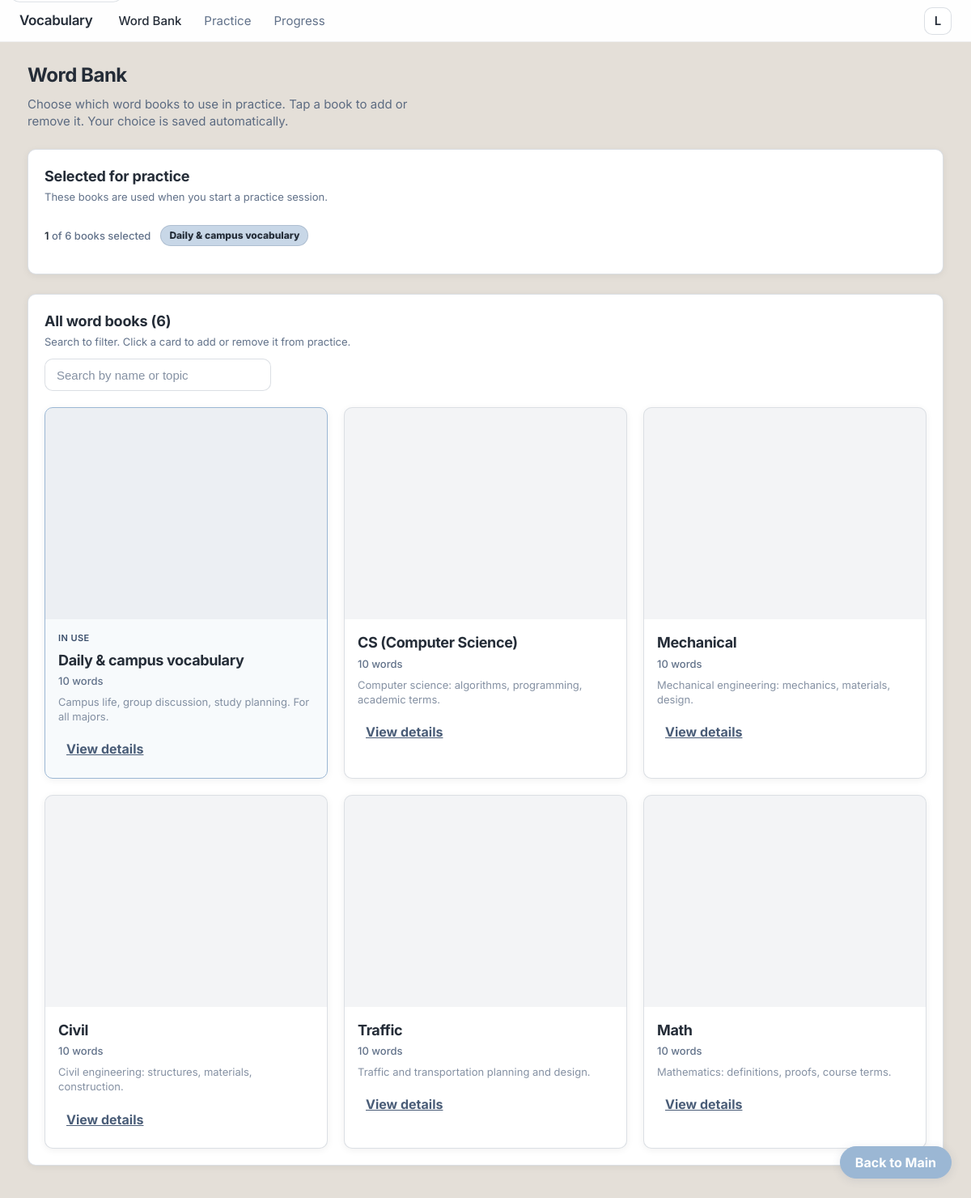
The app's page /wordbank.php with its own data.
### tables this page shows
CREATE TABLE `word_books` (
  `id` int unsigned NOT NULL AUTO_INCREMENT,
  `slug` varchar(32) NOT NULL COMMENT '唯一标识：daily, cs, mech, civil, traffic, math',
  `title` varchar(128) NOT NULL,
  `description` text COMMENT '词书简介',
  `created_at` datetime DEFAULT CURRENT_TIMESTAMP,
  `updated_at` datetime DEFAULT CURRENT_TIMESTAMP ON UPDATE CURRENT_TIMESTAMP,
  PRIMARY KEY (`id`),
  UNIQUE KEY `uk_slug` (`slug`)
);

### config.php (called while the page is built, shortened)
<?php
$baseHref = '';
function db(): PDO {
  $dsn = 'mysql:host=' . DB_HOST . ';port=' . DB_PORT . ';dbname=' . DB_NAME . ';charset=utf8mb4';
  $pdo = new PDO($dsn, DB_USER, DB_PASS, [
    PDO::ATTR_ERRMODE => PDO::ERRMODE_EXCEPTION,
    PDO::ATTR_DEFAULT_FETCH_MODE => PDO::FETCH_ASSOC,
    PDO::ATTR_EMULATE_PREPARES => false,
  ]);
  return $pdo;
}

### wordbank.php (the view, shortened to what this page needs)
<?php
require_once __DIR__ . '/config.php';
$activeNav = 'wordbank';
require_once __DIR__ . '/includes/header.php';
$stmt = db()->query("
  SELECT
    wb.id,
    wb.slug,
    wb.title,
    wb.description,
    COUNT(DISTINCT wbw.word_id) AS word_count
  FROM word_books wb
  LEFT JOIN word_book_words wbw ON wbw.word_book_id = wb.id
  GROUP BY wb.id, wb.slug, wb.title, wb.description
  ORDER BY wb.id ASC
");
$books = $stmt->fetchAll();
$totalBooks = count($books);
?>
        <h1 class="hero__title" style="margin-top:0">Word Bank</h1>
        <p class="hero__subtitle" style="margin-bottom:24px">Choose which word books to use in practice. Tap a book to add or remove it. Your choice is saved automatically.</p>
        <section class="card" style="margin-bottom:24px" aria-label="Selected for practice">
          <div class="card__head">
            <div>
              <div class="card__title">Selected for practice</div>
              <div class="card__sub">These books are used when you start a practice session.</div>
            </div>
          </div>
          <div class="wordbankSelection" id="wordbankSelection">
            <span class="wordbankSelection__count" id="selectionCount">—</span>
            <span class="wordbankSelection__list" id="currentSelectionSummary">
            </span>
          </div>
        </section>
        <section class="card" aria-label="All word books">
          <div class="card__head">
            <div>
              <div class="card__title">All word books (<span id="wordbookTotalCount"><?php echo (int)$totalBooks; ?></span>)</div>
              <div class="card__sub">Search to filter. Click a card to add or remove it from practice.</div>
            </div>
          </div>
          <div class="wordbankSearchWrap">
            <input type="search" id="wordbookSearch" class="wordbankSearchInput" placeholder="Search by name or topic" autocomplete="off" aria-label="Search word books" />
          </div>
          <div class="wordbooks" id="wordbooksList" role="list">
            <?php foreach ($books as $b): ?>
              <?php
                $slug = (string)($b['slug'] ?? '');
                $title = (string)($b['title'] ?? $slug);
                $desc = (string)($b['description'] ?? '');
                $count = (int)($b['word_count'] ?? 0);
              ?>
              <div class="wordbook" data-id="<?php echo htmlspecialchars($slug); ?>" id="wb-<?php echo htmlspecialchars($slug); ?>" role="listitem">
                <div class="wordbook__cover" aria-hidden="true"></div>
                <div class="wordbook__body">
                  <span class="wordbook__badge" aria-hidden="true">In use</span>
                  <div class="wordbook__title"><?php echo htmlspecialchars($title); ?></div>
                  <div class="wordbook__count"><?php echo $count; ?> words</div>
                  <?php if ($desc !== ''): ?>
                    <div class="wordbook__desc"><?php echo htmlspecialchars($desc); ?></div>
                  <?php endif; ?>
                  <a href="./wordbook-detail.php?id=<?php echo urlencode($slug); ?>" class="linkBtn wordbook__link">View details</a>
                </div>
              </div>
            <?php endforeach; ?>
          </div>
        </section>
<?php require_once __DIR__ . '/includes/footer.php'; ?>

### includes/header.php (shortened to what this page needs)
<?php
$base = $baseHref ?? '';
$defaultBackUrl = '../home.html';
$backUrl = $_SESSION['vocab_return_url'] ?? $defaultBackUrl;
?>
<!doctype html>
<html lang="en">
  <head>
    <link rel="stylesheet" href="<?php echo $base; ?>frontend/styles.css" />
  </head>
  <body>
    <div class="page">
      <header class="topNav" aria-label="Vocabulary navigation">
        <div class="topNav__brand">Vocabulary</div>
        <nav class="topNav__links" aria-label="Main">
          <a class="topNav__link<?php echo $activeNav === 'wordbank' ? ' isActive' : ''; ?>" href="wordbank.php">Word Bank</a>
          <a class="topNav__link<?php echo $activeNav === 'practice' ? ' isActive' : ''; ?>" href="practice.php">Practice</a>
          <a class="topNav__link<?php echo $activeNav === 'progress' ? ' isActive' : ''; ?>" href="progress.php">Progress</a>
        </nav>
        <div class="topNav__actions">
          <div class="avatar" title="User"><span aria-hidden="true">L</span></div>
        </div>
      </header>
      <main class="page__main" id="main">
        <a class="backToMainBtn" href="<?php echo htmlspecialchars($backUrl); ?>" aria-label="Back to main page">
          Back to Main
        </a>

### includes/footer.php
      </main>
    </div>
  </body>
</html>

### records on screen
word_books: title "Daily & campus vocabulary", count "10", description "Campus life, group discussion, study planning. For all majors."
word_books: title "CS (Computer Science)", count "10", description "Computer science: algorithms, programming, academic terms."
word_books: title "Mechanical", count "10", description "Mechanical engineering: mechanics, materials, design."
word_books: title "Civil", count "10", description "Civil engineering: structures, materials, construction."
word_books: title "Traffic", count "10", description "Traffic and transportation planning and design."
word_books: title "Math", count "10", description "Mathematics: definitions, proofs, course terms."

### other values on screen
$totalBooks "6"
